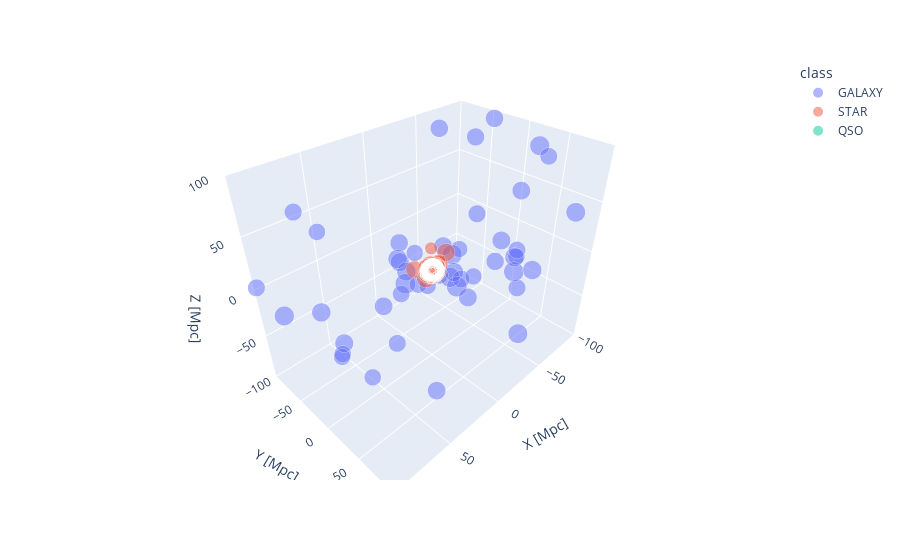

The notebook cell this image was saved under:
### Code cell
fig = px.scatter_3d(coordinates_sample, x='X [Mpc]', y='Y [Mpc]', z='Z [Mpc]',
              color='class',size='size',opacity =0.5)
fig.update_layout(scene=dict(
  xaxis = dict(range=[-100,100]),
 yaxis = dict(range=[-100,100]),
 zaxis = dict(range=[-100,100])
))

fig.show()

### Figure 1 — Plotly figure (JSON) as saved in the notebook; plotly's stock layout.template omitted (floating-point values rounded to 4 significant figures; data arrays with more than 128 entries replaced by an {"elided": "..."} marker saying what was removed)
{"data": [{"hovertemplate": "class=GALAXY<br>X [Mpc]=%{x}<br>Y [Mpc]=%{y}<br>Z [Mpc]=%{z}<br>size=%{marker.size}<extra></extra>", "legendgroup": "GALAXY", "marker": {"color": "#636efa", "opacity": 0.5, "size": {"elided": "1080 float values"}, "sizemode": "area", "sizeref": 0.001996, "symbol": "circle"}, "mode": "markers", "name": "GALAXY", "scene": "scene", "showlegend": true, "type": "scatter3d", "x": {"elided": "1080 float values"}, "y": {"elided": "1080 float values"}, "z": {"elided": "1080 float values"}}, {"hovertemplate": "class=STAR<br>X [Mpc]=%{x}<br>Y [Mpc]=%{y}<br>Z [Mpc]=%{z}<br>size=%{marker.size}<extra></extra>", "legendgroup": "STAR", "marker": {"color": "#EF553B", "opacity": 0.5, "size": {"elided": "657 float values"}, "sizemode": "area", "sizeref": 0.001996, "symbol": "circle"}, "mode": "markers", "name": "STAR", "scene": "scene", "showlegend": true, "type": "scatter3d", "x": {"elided": "657 float values"}, "y": {"elided": "657 float values"}, "z": {"elided": "657 float values"}}, {"hovertemplate": "class=QSO<br>X [Mpc]=%{x}<br>Y [Mpc]=%{y}<br>Z [Mpc]=%{z}<br>size=%{marker.size}<extra></extra>", "legendgroup": "QSO", "marker": {"color": "#00cc96", "opacity": 0.5, "size": {"elided": "263 float values"}, "sizemode": "area", "sizeref": 0.001996, "symbol": "circle"}, "mode": "markers", "name": "QSO", "scene": "scene", "showlegend": true, "type": "scatter3d", "x": {"elided": "263 float values"}, "y": {"elided": "263 float values"}, "z": {"elided": "263 float values"}}], "layout": {"autosize": true, "legend": {"itemsizing": "constant", "title": {"text": "class"}, "tracegroupgap": 0}, "margin": {"t": 60}, "scene": {"aspectmode": "auto", "aspectratio": {"x": 1.219, "y": 0.8184, "z": 1.003}, "domain": {"x": [0, 1], "y": [0, 1]}, "xaxis": {"range": [-100, 100], "title": {"text": "X [Mpc]"}, "type": "linear"}, "yaxis": {"range": [-100, 100], "title": {"text": "Y [Mpc]"}, "type": "linear"}, "zaxis": {"range": [-100, 100], "title": {"text": "Z [Mpc]"}, "type": "linear"}}}}
